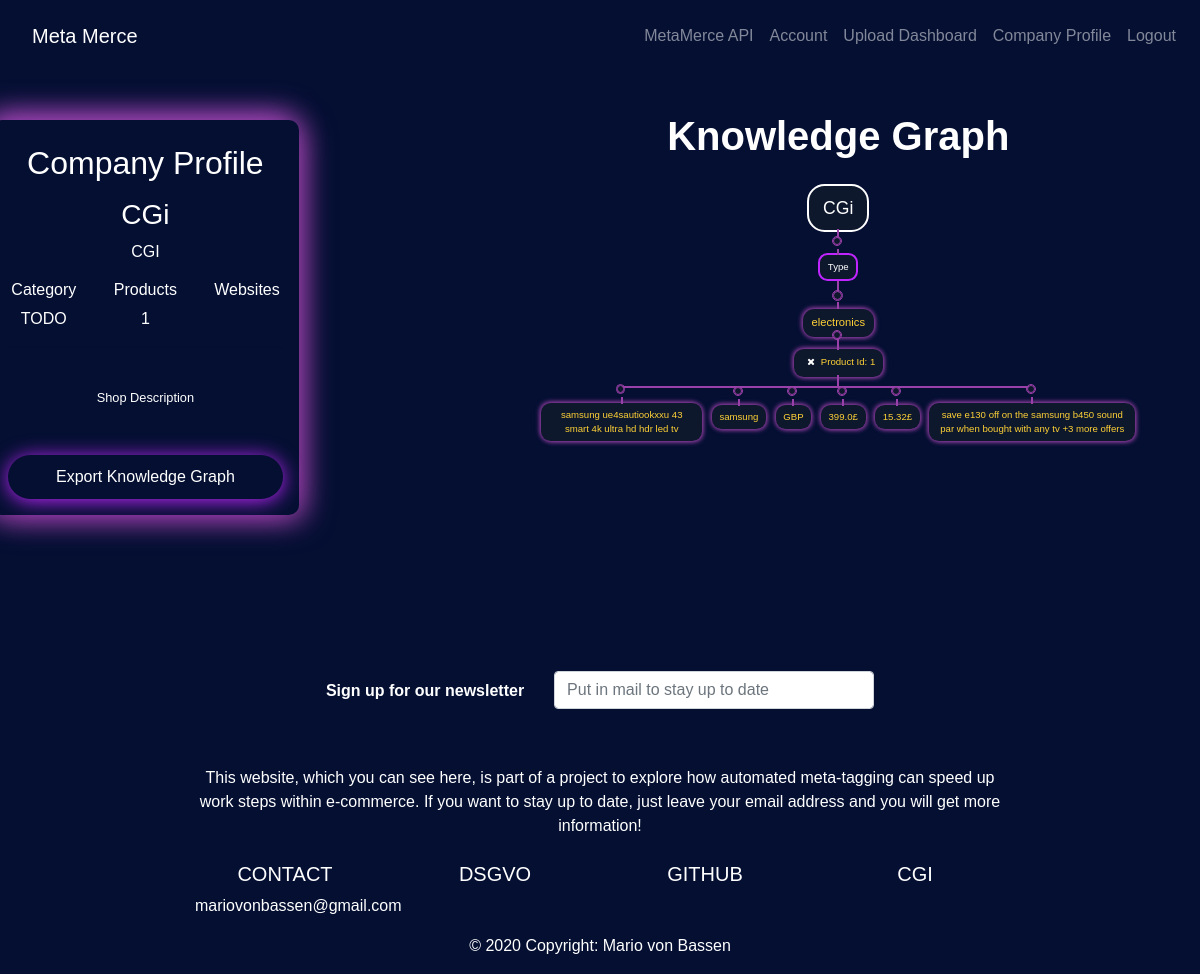
The app's page /company_profile (signed in) with its own data.
### website/models.py (models this page shows, shortened)
class Company(db.Model):
    __tablename__ = 'company'
    id = db.Column(db.Integer, primary_key=True)
    company_name = db.Column(db.String(128), nullable=False)
    company_type = db.Column(db.String(128))
    company_website_name = db.Column(db.String(128))
    company_url = db.Column(db.String(128), nullable=False)
    company_selling_category = db.Column(db.String(128))
    user_id = db.Column(db.Integer, db.ForeignKey('user.id'))

class ExtractedProduct(db.Model):
    __tablename__ = 'extracted_product'
    id = db.Column(db.Integer, primary_key=True)
    description = db.Column(db.String(512), nullable=True, default=None)
    price = db.Column(db.String(24), nullable=True, default=None)
    low_price = db.Column(db.String(24), nullable=True, default=None)
    high_price = db.Column(db.String(24), nullable=True, default=None)
    title = db.Column(db.String(256), nullable=True, default=None)
    brand = db.Column(db.String(256), nullable=True, default=None)
    currency = db.Column(db.String(24), nullable=True, default=None)
    category = db.Column(db.String(128), nullable=True, default=None)
    country = db.Column(db.String(128), nullable=True, default=None)
    filename = db.Column(db.String(128), nullable=True, default=None)
    imagetext = db.Column(db.String(512), nullable=True, default=None)
    meta_tag_code_json_ld = db.Column(db.String(1024), nullable=True, default=None)
    meta_tag_code_rdf = db.Column(db.String(1024), nullable=True, default=None)
    meta_tag_code_microdata = db.Column(db.String(1024), nullable=True, default=None)
    belonging_company = db.Column(db.Integer, db.ForeignKey('company.id'))
    user_id = db.Column(db.Integer, db.ForeignKey('user.id'))

### website/views.py (the view)
@views.route('/company_profile', methods=['GET', 'POST'])
def company_profile():
    exist_company = CC.check_user_company()
    if exist_company is True:
        return redirect(url_for('auth.sign_up_company_profile'))
    category_names = []
    extracted_product = PC.get_products_user()
    for e in extracted_product:
        category_names.append(e.category)
    category_names = list(set(category_names))
    return render_template("company_profile.html", user=current_user,
    category_names=category_names, number_products=PC.count_products(), user_company=CC.get_user_company(),
    extracted_product=extracted_product, user_company_id=CC.get_belonging_company())

### website/controllers/company_controller.py (called while the page is built)
    def get_user_company(self):
        user_company = Company.query.filter(Company.user_id == current_user.id).all()
        return user_company

    def check_user_company(self):
        exist_company = db.session.query(Company.id).filter(Company.user_id == current_user.id).first() is None
        return exist_company

    def get_current_user_company(self):
        current_company = db.session.query(Company).filter(Company.user_id==current_user.id).first_or_404()
        return current_company

    def get_belonging_company(self):
         user_company = self.get_current_user_company()
         company_id = user_company.id
         return company_id

### website/controllers/product_controller.py (called while the page is built)
    def count_products(self):
        number_products = ExtractedProduct.query.count()
        return number_products

    def get_products_user(self):
        user_products = ExtractedProduct.query.filter(ExtractedProduct.user_id == current_user.id).all()
        return user_products

### website/templates/company_profile.html (shortened to what this page needs)
{% extends "base.html" %} {% block title %}Company Profile{% endblock %}
{% block content%}
<head>
    <link id="theme-style" rel="stylesheet"  href="{{ url_for('static', filename='/stylesheets/company_profile.css') }}"/>
</head>
<body>
{% if user.is_authenticated  %}
<div class="container">
  <div class="row">
    <div class="col-md-4 mt-5 mb-5">
      {% for name in user_company %}
            <div class="card p-3 text-center">
              <div>
                <h2 class="pt-2">Company Profile</h2>
              </div>
              <div>
                <h3 class="pt-2">{{name.company_name}}</h3>
              </div>
              <div>
                <span class="pt-1 clearfix">{{name.company_type}}</span>
              </div>
                  <div class="row pt-3">
                    <div class="col-md-4">
                      <h6>Category</h6>
                    <span class="num">TODO</span>
                    </div>
                    <div class="col-md-4">
                      <h6>Products</h6>
                    <span class="num">{{number_products}}</span>
                    </div>
                    <div class="col-md-4">
                      <h6>Websites</h6>
                    </div>
                  </div>
                  <hr class="line">
                  <small class="mt-4">Shop Description</small>
                  <div class="profile pt-5">
                      <form action="/export_knowledge_graph", method="POST">
                        <button type="submit" class="profile_button px-5" id="export_knowledge_graph" name="export_knowledge_graph">Export Knowledge Graph</button>
                      </form>
                  </div>
            </div>
      {% endfor %}
    </div>
  <div class="col-md-8 mt-2">
    <section class="assortment-tree">
        <div class="tree-container">
          <h1 class="text-center">Knowledge Graph</h1>
          {% for name in user_company %}
          {% if name.id == user_company_id %}
          <ul class="tree">
            <li>
              <span id="company_name">{{name.company_name}}</span>
              <ul>
                <span id="type">Type</span>
                <ul>
                {% for category_name in category_names %}
                <li id="electronics">
                  <span id="category_name">{{category_name}}</span>
                {% if extracted_product|length < 4 %}
                {% for product in extracted_product %}
                    {% if product.category == category_name %}
                      <ul>
                          <div><span onclick="openForm({{ product.id }})"><button type="button" class="delete_product" onClick="deleteProduct({{ product.id }})"><i class="fa fa-close"></i></button>Product Id: {{product.id}}</span></div>
                          <ul>
                            <li>
                              <span id="title_update">{{product.title}}</span>
                            </li>
                            <li>
                              <span id="brand_update">{{product.brand}}</span>
                            </li>
                            <li>
                              <span id="currency_update">{{product.currency}}</span>
                            </li>
                            <li>
                              <span id="high_price_update">{{product.high_price}}</span>
                            </li>
                            <li>
                              <span id="low_price_update">{{product.low_price}}</span>
                            </li>
                            <li>
                              <span id="description_update">{{product.description}}</span>
                            </li>
                          </ul>
                      </ul>
                      {% endif %}
                    {% endfor %}
                    {% endif %}
                  </li>
                  {% endfor %}
                </ul>
              </ul>
            </li>
          </ul>
            {% endif %}
          {% endfor %}
        </div>
      </section>
  </div>
  {% endif %}
</body>
{% endblock %}

### website/templates/base.html (shortened to what this page needs)
<!DOCTYPE html>
<html>
  <head>
    <link
      rel="stylesheet"
      href="https://stackpath.bootstrapcdn.com/bootstrap/4.4.1/css/bootstrap.min.css"
    />
    <link
      rel="stylesheet"
      href="https://stackpath.bootstrapcdn.com/font-awesome/4.7.0/css/font-awesome.min.css"
    />
	<link href="https://fonts.cdnfonts.com/css/gt-pressura-mono" rel="stylesheet">
	<link href="https://fonts.cdnfonts.com/css/gt-walsheim" rel="stylesheet">
    <link id="theme-style" rel="stylesheet"  href="{{ url_for('static', filename='/stylesheets/base_theme.css') }}" />
  </head>
  <body>
    <nav class="navbar navbar-expand-lg navbar-dark bg-black">
      <div class="collapse navbar-collapse" id="navbar">
		<li class="navbar-brand logo"><a class="nav-link" id="logo" href={{ url_for('views.landingpage') }}>Meta Merce</a></li>
        <ul class="navbar-nav">
          {% if user.is_authenticated %}
		  <li class="nav-item"><a class="nav-link" id="api" href={{ url_for('views.root_API') }}>MetaMerce API</a></li>
		  <li class="nav-item"><a class="nav-link" id="account" href={{ url_for('views.account') }}>Account</a></li>
          <li class="nav-item"><a class="nav-link" id="home" href={{ url_for('views.home') }}>Upload Dashboard</a></li>
		  <li class="nav-item"><a class="nav-link" id="company_profile" href={{ url_for('views.company_profile') }}>Company Profile</a></li>
          <li class="nav-item"><a class="nav-link" id="logout" href="/logout">Logout</a></li>
          {% endif %}
        </ul>
      </div>
    </nav>
    <div class="container">{% block content %} {% endblock %}</div>
<footer class="footer bg-black text-center text-white">
	  <section class="">
		  <div class="row d-flex justify-content-center">
			<div class="col-auto">
			  <p class="pt-2">
				<strong>Sign up for our newsletter</strong>
			  </p>
			</div>
			<div class="col-md-5 col-12">
			  <form method="POST" action="new_subscriper">
			  <div class="form-outline form-white mb-4">
				<input type="email" id="subscripe_email" name="subscripe_email"  placeholder="Put in mail to stay up to date" class="form-control" />
			  </div>
			</form>
			</div>
		  </div>
	  </section>
	  <section class="mb-4 under-text">
		<p>
			This website, which you can see here, is part of a project to explore how automated meta-tagging
			 can speed up work steps within e-commerce.
			 If you want to stay up to date, just leave your email address and you will get more information!
		</p>
	  </section>
	  <section class="">
		<div class="row">
		  <div class="col-lg-3 col-md-6 mb-4 mb-md-0">
			<h5 class="text-uppercase">Contact</h5>
			<ul class="list-unstyled mb-0">
			  <li>
				<a href="#!" class="text-white">mariovonbassen@gmail.com</a>
			  </li>
			</ul>
		  </div>
		  <div class="col-lg-3 col-md-6 mb-4 mb-md-0">
			<h5 class="text-uppercase">DSGVO</h5>
		  </div>
		  <div class="col-lg-3 col-md-6 mb-4 mb-md-0">
			<h5 class="text-uppercase"><a href="https://github.com/Mvb-DL" class="text-white">GitHub</a></h5>
		  </div>
		  <div class="col-lg-3 col-md-6 mb-4 mb-md-0">
			<h5 class="text-uppercase">CGI</h5>
		  </div>
		</div>
	  </section>
	<div class="text-center p-3">
	  © 2020 Copyright:
	  <a class="text-white" href="">Mario von Bassen</a>
	</div>
  </footer>
  </body>
</html>

### website/static/stylesheets/base_theme.css (style rules this page uses)
.navbar-nav { margin-left: auto; }
#logo { color: #fff; }
.footer { width: 75%; margin-left: auto; margin-right: auto; display: table; }
footer { margin-top: 10%; }
.under-text { margin-top: 4%; }

### website/static/stylesheets/company_profile.css (style rules this page uses)
:root { --black: #000000; --white: #ffffff; --yellow: #fed136; --purple: #c125ff; --col-1: #9a40a9; --col-2: #9a40a9; --bg-1: #0e182d; --highlighted: #ff5722; --light_purple: #9a40a9; --dark_blue: #040f32; }
body { background-color: var(--dark_blue); color: var(--white); display: grid; font-family: "Gt walsheim", sans-serif; }
.card { color: #fff; border-radius: 10px; background: linear-gradient(145deg, var(--black)); box-shadow: 5px 5px 30px #913ca0, -5px -5px 30px #c552d8; border: none; width: fit-content; margin-left: -20%; }
.num { color: var(--white); }
.line { color: var(--white); }
.profile_button { color: var(--white); padding: 10px; border: none; outline: 0 !important; border-radius: 50px; background: var(--dark_blue); box-shadow: 0 2px 20px var(--purple); }
.assortment-tree { margin-left: 15%; width: auto; }
.tree-container { display: flex; justify-content: center; align-items: center; flex-direction: column; width: auto; padding-top: 2em; margin-right: auto; margin-left: auto; cursor: pointer; max-width: fit-content; }
.tree-container > h1 { color: var(--white); font-weight: 600; }
#company_name { font-size: 1.1em; color: var(--white); border: solid var(--white) 2px; }
#type { font-size: 0.6em; color: var(--white); border: solid var(--purple) 2px; margin-bottom: 2%; margin-top: 2%; }
.tree, .tree ul, .tree li { list-style: none; margin: 0; padding: 0; position: relative; }
.tree { margin: 0 0 1em; text-align: center; }
.tree, .tree ul { display: table; }
.tree ul { width: 100%; }
.tree li { display: table-cell; padding: 1em 0; vertical-align: top; }
.tree li:before { outline: solid 1px var(--col-2); content: ""; left: 0; position: absolute; right: 0; top: 0; direction: rtl; }
.tree li:first-child:before { left: 50%; }
.tree li:last-child:before { right: 50%; }
.tree code, .tree span { border: solid 0.1em var(--col-1); border-radius: 1em; display: inline-block; margin: 0 0.5em 0.5em; padding: 0.5em 0.8em; position: relative; background-color: var(--bg-1); transition: all 0.2s ease; color: var(--col-1); font-size: 0.6em; }
.tree ul:before, .tree code:before, .tree span:before { outline: solid 1px var(--col-2); content: ""; height: 0.5em; left: 50%; position: absolute; }
.tree span::after { outline: solid 1px var(--col-1); content: ""; top: -18px; left: calc(50% - 5px); width: 0.8em; height: 0.8em; background-color: var(--bg-1); border: 1px solid var(--col-1); position: absolute; opacity: 1; border-radius: 100%; transition: all 0.2s ease; }
.tree ul:before { top: -0.7em; height: 0.6em; }
.tree code:before, .tree span:before { top: -0.55em; }
.tree > li { margin-top: 0; }
.tree > li:before, .tree > li:after, .tree > li > code:before, .tree > li > span:before, .tree > li > span:after { outline: none; display: none; }
#electronics span { color: var(--yellow); margin-bottom: 1em; font-weight: 300; border: none; box-shadow: 1px 1px 5px var(--light_purple), -1px -1px 5px var(--light_purple); }
.delete_product { border: none; background-color: var(--bg-1); color: var(--white); margin-top: 0%; margin-bottom: 3%; }
#category_name { font-size: 0.7em; }

### records on screen
Company: company_name "CGi", company_type "CGI", number_products "1"
ExtractedProduct: category "electronics", id "1", title "samsung ue4sautiookxxu 43 smart 4k ultra hd hdr led tv", brand "samsung", currency "GBP", high_price "399.0£", low_price "15.32£", description "save e130 off on the samsung b450 sound par when bought with any tv +3 more offers"
